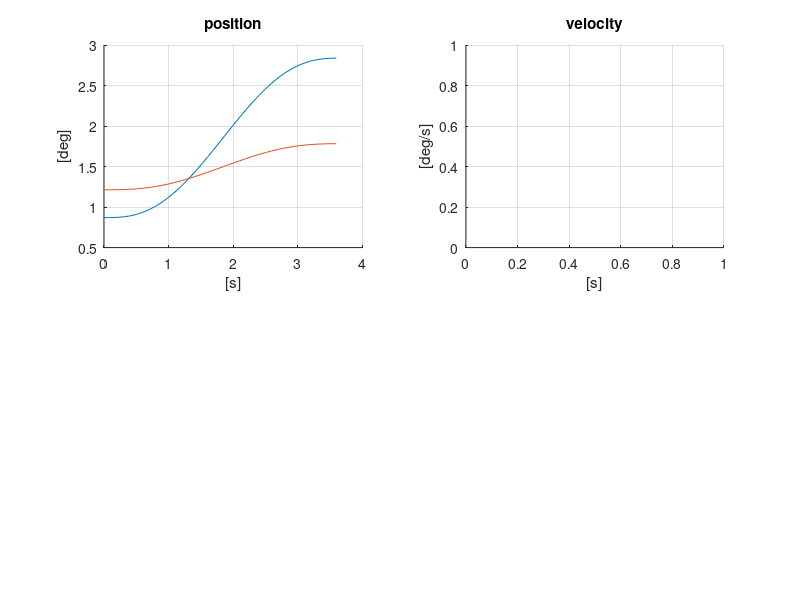

This chart was generated by the following MATLAB code: (Note: this script raises an error after producing the figure.)

%% Plot quintic polynomial for rest2rest trajectory

T=3.69;
t=[0:0.1:T];

% quintic polynomial
q0=[deg2rad(49.83); deg2rad(69.51);]; 
qf=[deg2rad(162.66);deg2rad(102.12)]; 
dq=qf-q0;


%con v0,v1,a0,a1 =0;

% position
q1t=q0(1)+dq(1)*(6*(t/T).^5 -15*(t/T).^4+10*(t/T).^3);
q2t=q0(2)+dq(2)*(6*(t/T).^5 -15*(t/T).^4+10*(t/T).^3);

% velocity
q1v=dq(1)*((30/T)*(t/T).^4 -(60/T)*(t/T).^3+(30/T)*(t/T).^2);
q2v=dq(2)*((30/T)*(t/T).^4 -(60/T)*(t/T).^3+(30/T)*(t/T).^2);

% acceleration
q1a=dq(1)*( (120/T^2)*(t/T).^3 -(180/T^2)*(t/T).^2+(60/T^2)*(t/T) );
q2a=dq(2)*((120/T^2)*(t/T).^3 -(180/T^2)*(t/T).^2+(60/T^2)*(t/T));

%jerk
q1j = (dq(1)/(T^3))*(60 - (360*(t/T)) + (360 * (t/T).^2) );
q2j = (dq(2)/(T^3))*(60 - (360*(t/T)) + (360 * (t/T).^2) );


figure

subplot(2, 2, 1);
hold on; grid on;
title('position');
xlabel('[s]'); ylabel('[deg]')
plot(t, q1t); plot(t, q2t); 

subplot(2, 2, 2);
hold on; grid on;
title('velocity');
xlabel('[s]'); ylabel('[deg/s]')
legend()
plot(t, q1v); plot(t, q2v); 

subplot(2, 2, 3);
hold on; grid on;
title('accelleration');
xlabel('[s]'); ylabel('[deg/s^2]')
plot(t, q1a); plot(t, q2a); 

subplot(2, 2, 4);
hold on; grid on;
title('jerk');
xlabel('[s]'); ylabel('[deg/s^3]')
plot(t, q1j); plot(t, q2j); 
